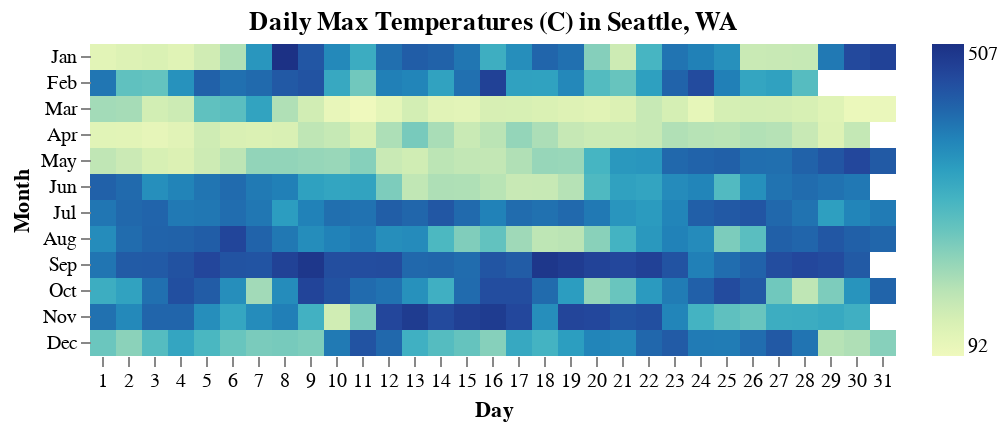

Write notebook code for a chart like this one.
### Code cell
alt.Chart(df_emis_avg[df_emis_avg['name']=='ES'], title="Daily Max Temperatures (C) in Seattle, WA").mark_rect().encode(
    alt.X("date(date):O").title("Day").axis(format="%e", labelAngle=0),
    alt.Y("month(date):O").title("Month"),
    alt.Color("value").title(None),
    tooltip=[
        alt.Tooltip("monthdate(date)", title="Date"),
        alt.Tooltip("value", title="Max Temp"),
    ],
).configure_view(
    step=13,
    strokeWidth=0
).configure_axis(
    domain=False)

### Figure 1 — Vega-Lite specification as saved in the notebook (floating-point values rounded to 4 significant figures; data arrays with more than 128 entries replaced by an {"elided": "..."} marker saying what was removed)
{"config": {"view": {"continuousWidth": 300, "continuousHeight": 300, "step": 13, "strokeWidth": 0}, "axis": {"domain": false}}, "data": {"name": "data-925d59b06d8152ba10184ef01a50c573"}, "mark": {"type": "rect"}, "encoding": {"color": {"field": "value", "title": null, "type": "quantitative"}, "tooltip": [{"field": "date", "timeUnit": "monthdate", "title": "Date", "type": "temporal"}, {"field": "value", "title": "Max Temp", "type": "quantitative"}], "x": {"axis": {"format": "%e", "labelAngle": 0}, "field": "date", "timeUnit": "date", "title": "Day", "type": "ordinal"}, "y": {"field": "date", "timeUnit": "month", "title": "Month", "type": "ordinal"}}, "title": "Daily Max Temperatures (C) in Seattle, WA", "$schema": "https://vega.github.io/schema/vega-lite/v5.20.1.json", "datasets": {"data-925d59b06d8152ba10184ef01a50c573": {"elided": "365 records"}}}
